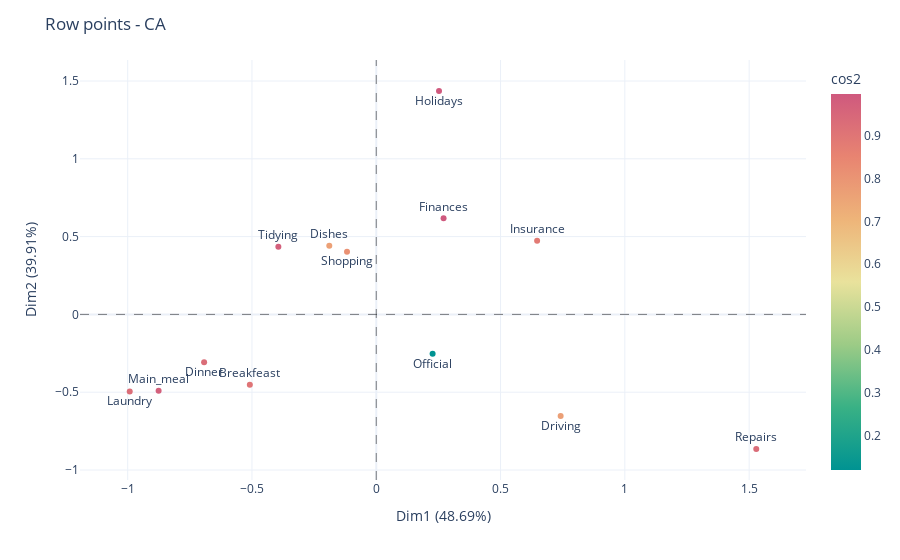

This figure's notebook cell:
### Code cell
ca_plot_cos2(ca, df_crosstab, choice="index")

### Figure 1 — Plotly figure (JSON) as saved in the notebook; plotly's stock layout.template omitted (floating-point values rounded to 4 significant figures)
{"data": [{"hovertemplate": "Dim1=%{x}<br>Dim2=%{y}<br>task=%{text}<br>cos2=%{marker.color}<extra></extra>", "legendgroup": "", "marker": {"color": [0.9052, 0.9303, 0.7643, 0.7672, 0.9973, 0.9922, 0.8848, 0.9245, 0.974, 0.1195, 0.9326, 0.8113, 0.9748], "coloraxis": "coloraxis", "symbol": "circle"}, "mode": "markers+text", "name": "", "orientation": "v", "showlegend": false, "text": ["Breakfeast", "Dinner", "Dishes", "Driving", "Finances", "Holidays", "Insurance", "Laundry", "Main_meal", "Official", "Repairs", "Shopping", "Tidying"], "textposition": ["top center", "bottom center", "top center", "bottom center", "top center", "bottom center", "top center", "bottom center", "top center", "bottom center", "top center", "bottom center", "top center"], "type": "scatter", "x": [-0.5086, -0.6926, -0.189, 0.7418, 0.2708, 0.2525, 0.6471, -0.9918, -0.8756, 0.2266, 1.529, -0.1177, -0.3938], "xaxis": "x", "y": [-0.4528, -0.3081, 0.442, -0.6534, 0.6179, 1.435, 0.4738, -0.4953, -0.4901, -0.2536, -0.8643, 0.4033, 0.4343], "yaxis": "y"}], "layout": {"coloraxis": {"colorbar": {"title": {"text": "cos2"}}, "colorscale": [[0, "rgb(0, 147, 146)"], [0.1667, "rgb(57, 177, 133)"], [0.3333, "rgb(156, 203, 134)"], [0.5, "rgb(233, 226, 156)"], [0.6667, "rgb(238, 180, 121)"], [0.8333, "rgb(232, 132, 113)"], [1, "rgb(207, 89, 126)"]]}, "legend": {"tracegroupgap": 0}, "margin": {"t": 60}, "shapes": [{"line": {"color": "black", "dash": "dash", "width": 0.5}, "type": "line", "x0": 0, "x1": 1, "xref": "x domain", "y0": 0, "y1": 0, "yref": "y"}, {"line": {"color": "black", "dash": "dash", "width": 0.5}, "type": "line", "x0": 0, "x1": 0, "xref": "x", "y0": 0, "y1": 1, "yref": "y domain"}], "title": {"text": "Row points - CA"}, "xaxis": {"anchor": "y", "domain": [0, 1], "range": [-1.192, 1.729], "title": {"text": "Dim1 (48.69%)"}}, "yaxis": {"anchor": "x", "domain": [0, 1], "range": [-1.064, 1.635], "title": {"text": "Dim2 (39.91%)"}}}}
